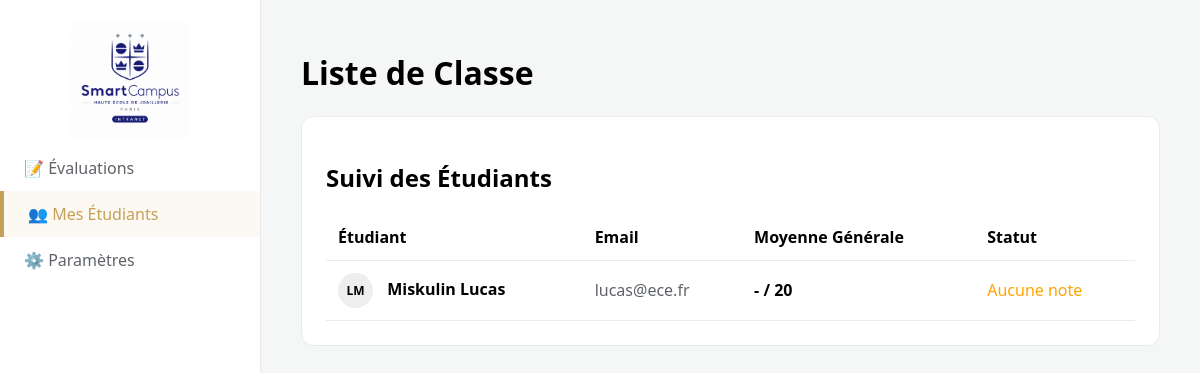
The app's page /mes_etudiants.php (signed in), older data.
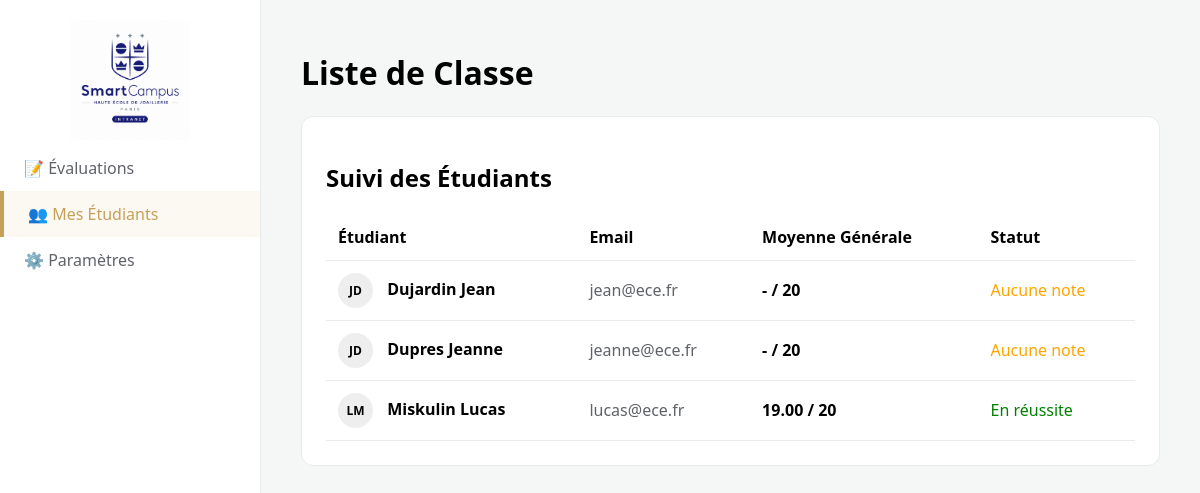
The same page, newer data.
### tables this page shows
CREATE TABLE utilisateurs (
        id INTEGER PRIMARY KEY AUTOINCREMENT,
        prenom TEXT NOT NULL,
        nom TEXT NOT NULL,
        email TEXT UNIQUE NOT NULL,
        role TEXT CHECK(role IN ('etudiant', 'professeur', 'administrateur')) NOT NULL,
        mot_de_passe_hash TEXT NOT NULL,
        statut_compte TEXT DEFAULT 'actif',
        groupe_id INTEGER,
        FOREIGN KEY(groupe_id) REFERENCES groupes(id) ON DELETE SET NULL
    );

### mes_etudiants.php (the view, shortened to what this page needs)
<?php
require_once 'db.php';
$liste_eleves = $db->query("
    SELECT u.id, u.nom, u.prenom, u.email, AVG(n.valeur_note) as moyenne_generale
    FROM utilisateurs u
    LEFT JOIN notes n ON u.id = n.etudiant_id
    WHERE u.role = 'etudiant'
    GROUP BY u.id
    ORDER BY u.nom ASC
")->fetchAll(PDO::FETCH_ASSOC);
?>
<!DOCTYPE html>
<html lang="fr">
<head>
</head>
<body>
    <aside class="sidebar">
        <div class="logo-container" style="text-align:center;"><img src="images/logo.jpg" style="max-width:120px;"></div>
        <nav>
            <a href="dashboard_professeur.php">📝 Évaluations</a>
            <a href="mes_etudiants.php" class="active">👥 Mes Étudiants</a>
            <a href="parametres.php">⚙️ Paramètres</a>
        </nav>
    </aside>
    <main class="main-content">
        <h1>Liste de Classe</h1>
        <div class="card">
            <h2>Suivi des Étudiants</h2>
            <table>
                <tr><th>Étudiant</th><th>Email</th><th>Moyenne Générale</th><th>Statut</th></tr>
                <?php foreach ($liste_eleves as $e): ?>
                <tr>
                    <td>
                        <div class="avatar-circle"><?= substr($e['prenom'],0,1).substr($e['nom'],0,1) ?></div>
                        <strong><?= htmlspecialchars($e['nom']." ".$e['prenom']) ?></strong>
                    </td>
                    <td style="color:var(--text-muted)"><?= htmlspecialchars($e['email']) ?></td>
                    <td><strong><?= $e['moyenne_generale'] ? number_format($e['moyenne_generale'], 2) : '-' ?> / 20</strong></td>
                    <td>
                        <?php if(!$e['moyenne_generale']): ?> <span style="color:orange">Aucune note</span>
                        <?php elseif($e['moyenne_generale'] < 10): ?> <span style="color:red">En difficulté</span>
                        <?php else: ?> <span style="color:green">En réussite</span> <?php endif; ?>
                    </td>
                </tr>
                <?php endforeach; ?>
            </table>
        </div>
    </main>
</body>
</html>

### mes_etudiants.php (style rules this page uses)
:root { --primary: #C5A059; --bg-body: #f4f7f6; --sidebar-bg: #ffffff; --text-muted: #5f6368; --border: #e8eaed; }
body { font-family: 'Segoe UI', sans-serif; background-color: var(--bg-body); margin: 0; display: flex; height: 100vh; overflow: hidden; }
.sidebar { width: 260px; background-color: var(--sidebar-bg); border-right: 1px solid var(--border); display: flex; flex-direction: column; padding: 20px 0; }
.sidebar nav a { display: flex; align-items: center; padding: 12px 24px; color: var(--text-muted); text-decoration: none; font-weight: 500; }
.sidebar nav a.active { background-color: #fcf8f2; color: var(--primary); border-left: 4px solid var(--primary); }
.main-content { flex-grow: 1; padding: 30px 40px; overflow-y: auto; }
.card { background: white; border-radius: 12px; padding: 24px; border: 1px solid var(--border); }
table { width: 100%; border-collapse: collapse; }
th, td { padding: 12px; text-align: left; border-bottom: 1px solid var(--border); }
.avatar-circle { width: 35px; height: 35px; background: #eee; border-radius: 50%; display: inline-flex; align-items: center; justify-content: center; margin-right: 10px; font-weight: bold; font-size: 12px; }

Row changes from the older to the newer data that the page shows:
added utilisateurs: prenom "J", nom "D", nom+prenom "Dujardin Jean", email "jean@ece.fr", shows "Aucune note"
added utilisateurs: prenom "J", nom "D", nom+prenom "Dupres Jeanne", email "jeanne@ece.fr", shows "Aucune note"
shown differently, row unchanged: utilisateurs "Miskulin Lucas": moyenne_generale (not shown) → "19.00"; text "- Aucune note" → "En réussite"
